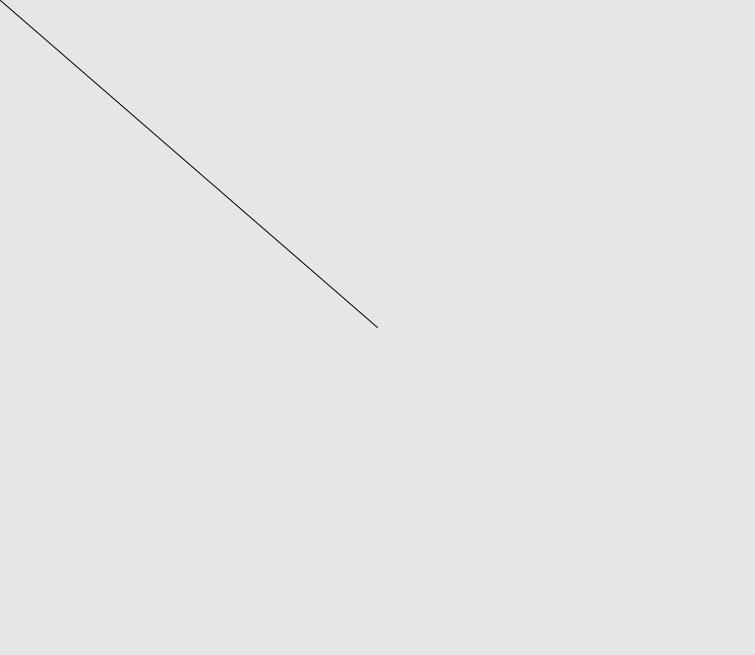
Frame 1 (no input)
Frame 60 (the mouse pressed at the canvas centre just before this capture): identical to frame 1, image omitted
Frame 120 (the mouse held since frame 60 and released just before this capture): blank canvas, image omitted

The Processing sketch that drew this single still picture (run headless with seeded random() and noise(); from frame 60 on, the mouse is pressed at the canvas centre):

// Processing sketch: sketch_150726a
// ── sketch_150726a.pde
void setup()
{
  background(185);
  size(755,655);
}

int[] quadrant;

void draw()
{
  if(mouseX>width/2 && mouseY>height/2)
  {
    line(mouseX,mouseY,width/2,height/2);
    return;
  }else
  {
    background(230);
  }
  line(mouseX,mouseY,width/2,height/2);
}
